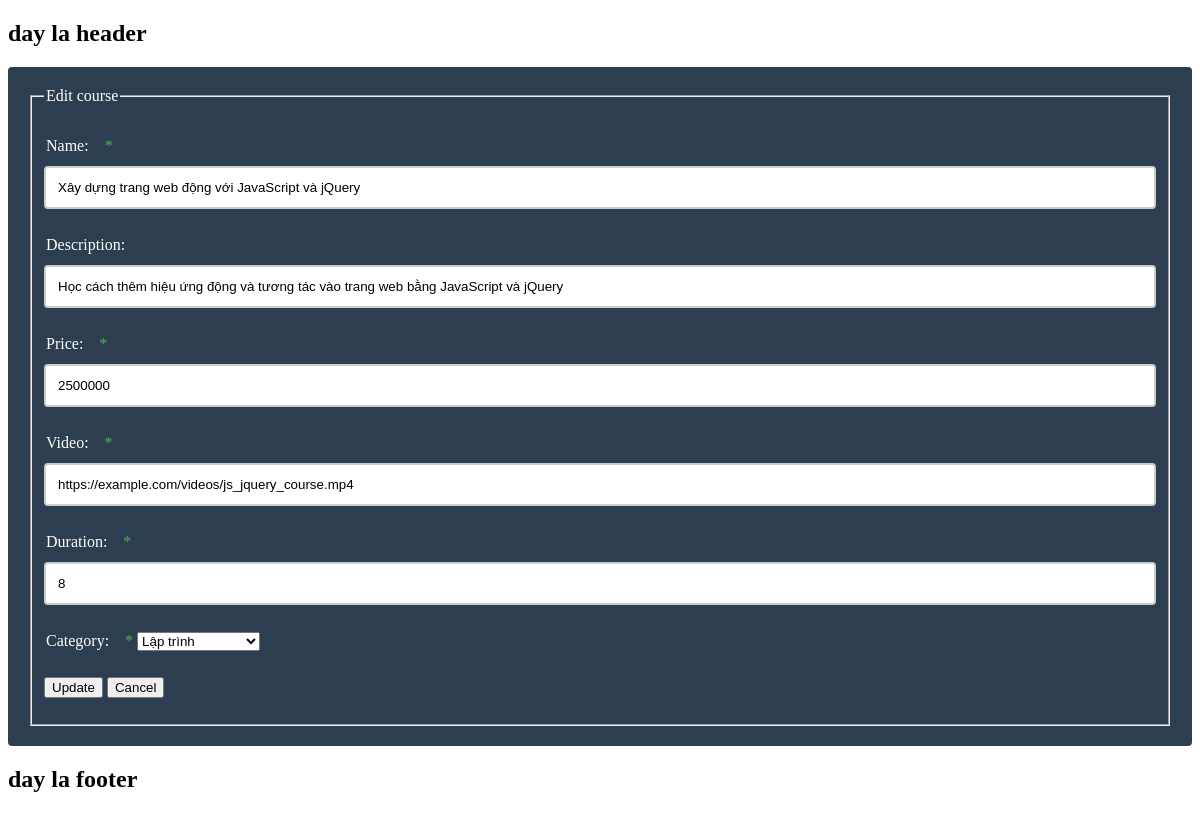
The page /editcourse.php?id=5 on the database its author committed.
### tables this page shows
CREATE TABLE `courses` (
  `id` int NOT NULL,
  `name` varchar(255) NOT NULL,
  `description` text NOT NULL,
  `price` float NOT NULL,
  `image` varchar(255) NOT NULL,
  `video` varchar(255) NOT NULL,
  `duration` int NOT NULL,
  `category_id` int DEFAULT NULL,
  `deleted` tinyint(1) NOT NULL DEFAULT '0'
);

### inc/init.php (called while the page is built, shortened)
<?php
spl_autoload_register(
    function ($className) {
        $fileName = strtolower($className) . ".php";
        $dirRoot = dirname(__DIR__);
    }
);

### classes/course.php (called while the page is built, shortened)
<?php
class Course
{
    public static function getByID($conn, $id)
    {
        try {
            $sql = "select * from courses where id=:id";
            $stmt = $conn->prepare($sql);
            $stmt->bindValue(':id', $id, PDO::PARAM_INT);
            $stmt->setFetchMode(PDO::FETCH_INTO, new Course());
            if ($stmt->execute()) {
                $course = $stmt->fetch();
                return $course;
            }
        } catch (PDOException $e) {
            echo $e->getMessage();
            return null;
        }
    }
}

### classes/category.php (called while the page is built, shortened)
<?php
class Category
{
    public static function getCategory($conn)
    {
        try{
            $sql = "select * from categories";
            $stmt = $conn->prepare($sql);
            $stmt->setFetchMode(PDO::FETCH_CLASS, "Category");
            if($stmt->execute()){
                $categories = $stmt->fetchAll(PDO::FETCH_ASSOC);
                return $categories;
            }
        }catch(PDOException $e){
            echo $e->getMessage();
            return null;
        }
    }
}

### editcourse.php (the view, shortened to what this page needs)
<?php
require 'inc/init.php';
$conn = require "inc/db.php";
$categories = Category::getCategory($conn);
if (isset($_GET['id'])) {
    $id = $_GET['id'];
    $course = Course::getByID($conn, $id);
} else {
    Dialog::show('Input ID, please');
    return;
}
require 'inc/header.php';
?>
<div class="content">
    <form method='post' id='frmEDITCOURSE'>
        <fieldset>
            <legend>Edit course</legend>
            <p class='row'>
                <label for="name">Name: </label>
                <span class='error'>*</span>
                <input name="name" id="name" type="text" value='<?=htmlspecialchars($course->name)?>' />
            </p>
            <p class='row'>
                <label for="description">Description: </label>
                <input name="description" id="description" type="text" value='<?=htmlspecialchars($course->description)?>'/>
            </p>
            <p class='row'>
                <label for="price">Price: </label>
                <span class='error'>*</span>
                <input name="price" id="price" type="text" value='<?=htmlspecialchars($course->price)?>' />
            </p>
            <p class='row'>
                <label for="video">Video: </label>
                <span class='error'>*</span>
                <input name="video" id="video" type="text" value='<?=htmlspecialchars($course->video)?>' />
            </p>
            <p class='row'>
                <label for="duration">Duration: </label>
                <span class='error'>*</span>
                <input name="duration" id="duration" type="text" value='<?=htmlspecialchars($course->duration)?>' />
            </p>
            <p class='row'>
                <label for='category_id'>Category: </label>
                <span class='error'>*</span>
                <select name='category_id'>
                    <?php foreach ($categories as $category) : ?>
                        <option value=<?echo $category['id']?>><? echo $category['name'] ?></option>
                    <?php endforeach;?>
                </select>
            </p>
            <p class='row'>
                <input class='btn' type="submit" value="Update" />
                <input class='btn' type="reset" value="Cancel" onClick='parent.location="courses_management.php"'/>
            </p>
        </fieldset>
    </form>
</div>
<? require 'inc/footer.php' ?>

### css/style.css (style rules this page uses)
* { box-sizing: border-box; }
label { padding: 11px 12px 11px 2px; display: inline-block; }
input[type=text], input[type=email], input[type=password], textarea { border: 2px solid #ccc; resize: vertical; padding: 12px; border-radius: 4px; width: 100%; }
form { padding: 20px; background: #2C3E50; color: #fff; -moz-border-radius: 4px; -webkit-border-radius: 4px; border-radius: 4px; }
form .error { color: #4CAF50; }

### rows shown on the page
courses: name "Xây dựng trang web động với JavaScript và jQuery", description "Học cách thêm hiệu ứng động và tương tác vào trang web bằng JavaScript và jQuery", price "2500000", video "https://example.com/videos/js_jquery_course.mp4", duration "8"

### other values the page prints
form field category_id "Lập trình"
